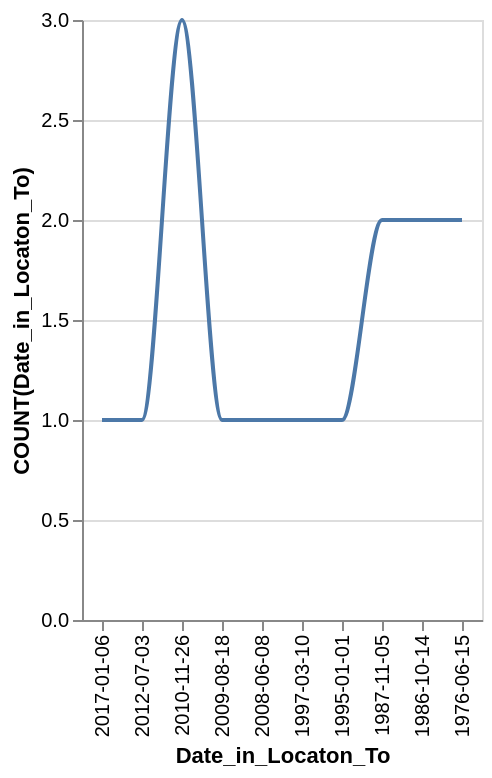

Describe this chart as a Vega-Lite specification.
### Vega-Lite specification from a JSON file in a GitHub repository (floating-point values rounded to 4 significant figures)
{"data": {"values": [{"x_data": "2017-01-06", "y_data": 1}, {"x_data": "2012-07-03", "y_data": 1}, {"x_data": "2010-11-26", "y_data": 3}, {"x_data": "2009-08-18", "y_data": 1}, {"x_data": "2008-06-08", "y_data": 1}, {"x_data": "1997-03-10", "y_data": 1}, {"x_data": "1995-01-01", "y_data": 1}, {"x_data": "1987-11-05", "y_data": 2}, {"x_data": "1986-10-14", "y_data": 2}, {"x_data": "1976-06-15", "y_data": 2}]}, "mark": {"type": "line", "interpolate": "monotone"}, "encoding": {"x": {"field": "x_data", "type": "nominal", "title": "Date_in_Locaton_To", "sort": "descending"}, "y": {"field": "y_data", "type": "quantitative", "title": "COUNT(Date_in_Locaton_To)"}}}
